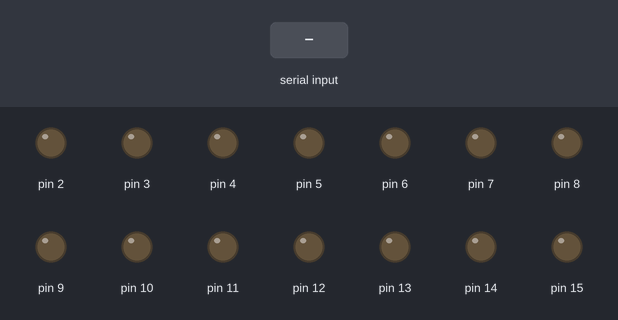
Recording of a sketch running on a simulated Arduino Mega 2560, built with avr-gcc and run on an emulated ATmega2560. On the bench: output pins drawn as LEDs (lit = HIGH). The test bench sets the inputs (shaded band).

Above: at 1.2 s.
1.3 s: byte 90 received over Serial
At 1.9 s:
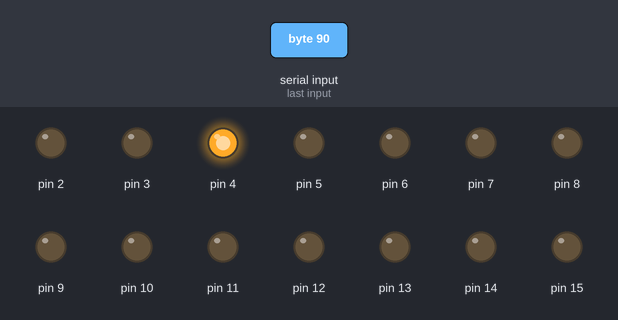
2.8 s: byte 120 received over Serial
At 3.1 s:
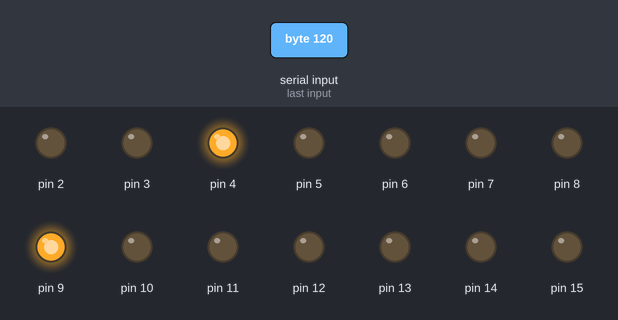
Timing chart, 0 to 5.8 s (numbered marks = the images above; inputs shaded):
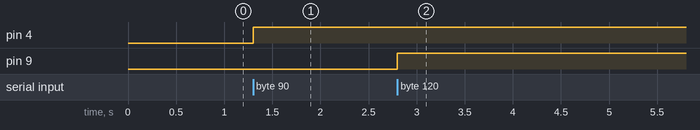

Measured:
- after the input at 1.3 s, pin 4: LOW → HIGH at once
- after the input at 2.8 s, pin 9: LOW → HIGH at once

The sketch:

write_value_to_any_pin.pde
```cpp
void setup()   {
  pinMode(1, OUTPUT);
  pinMode(2, OUTPUT);
  pinMode(3, OUTPUT);
  pinMode(4, OUTPUT);
  pinMode(5, OUTPUT);
  pinMode(6, OUTPUT);
  pinMode(7, OUTPUT);
  pinMode(8, OUTPUT);
  pinMode(9, OUTPUT);
  pinMode(10, OUTPUT);
  pinMode(11, OUTPUT);
  pinMode(12, OUTPUT);
  pinMode(13, OUTPUT);
  pinMode(14, OUTPUT);
  pinMode(15, OUTPUT);
  pinMode(16, OUTPUT);
  pinMode(17, OUTPUT);
  pinMode(18, OUTPUT);
  pinMode(19, OUTPUT);
  pinMode(20, OUTPUT);
  pinMode(21, OUTPUT);
  pinMode(22, OUTPUT);
  pinMode(23, OUTPUT);

  Serial.begin(9600);
}

void loop() {

  while (Serial.available()) {
    int pin = Serial.read();
    int value = Serial.read();

    analogWrite(pin, value);
  }

}
```
